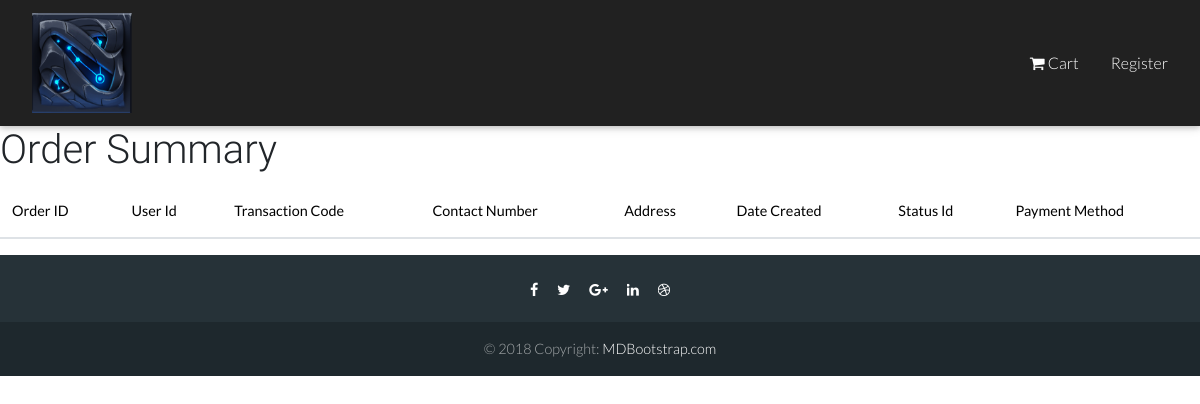
Before: /order.php with the older database file.
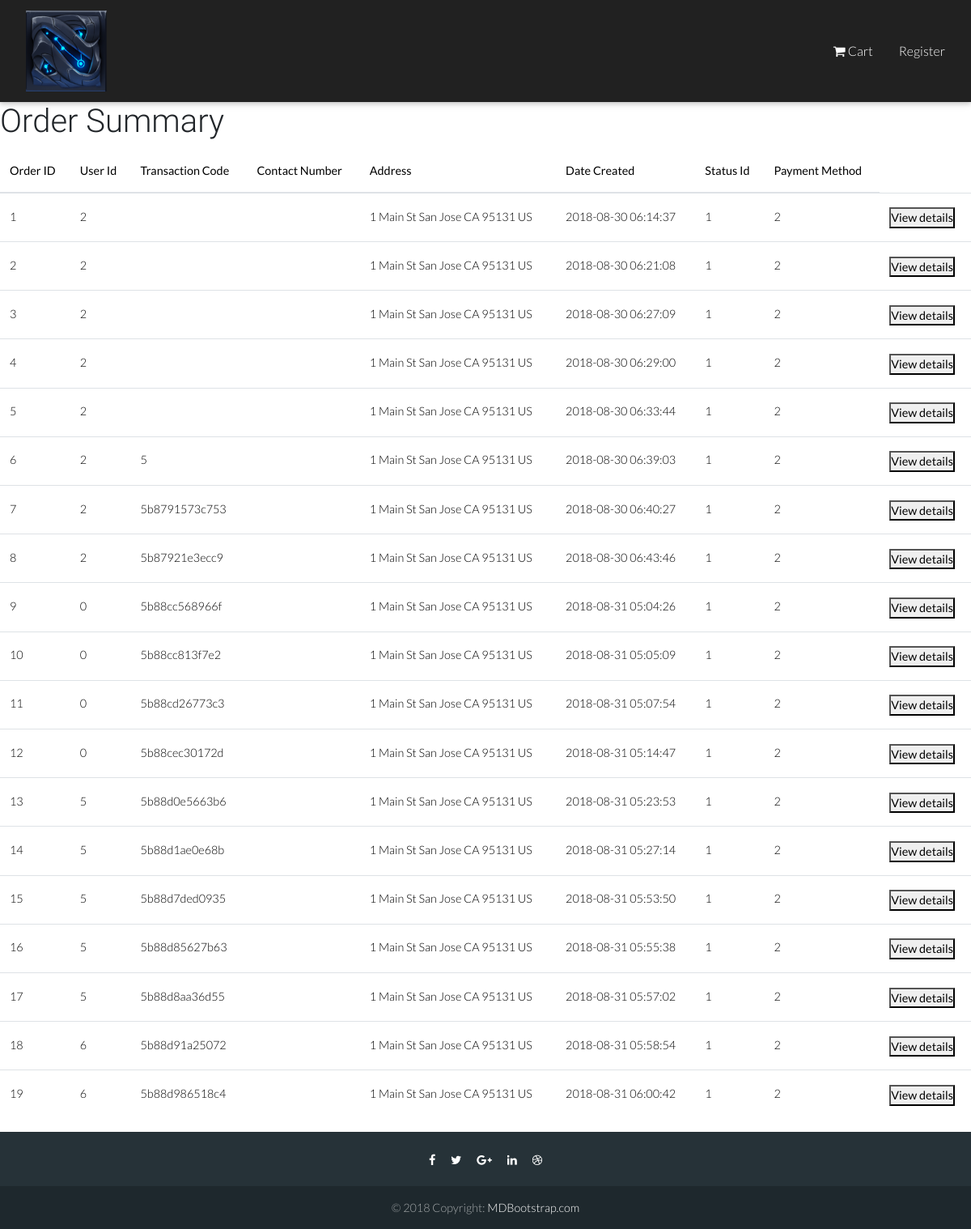
After: the same page with the newer database file.
### tables this page shows
CREATE TABLE `orders` (
  `id` int(11) NOT NULL,
  `user_id` int(11) DEFAULT NULL,
  `transaction_code` varchar(255) NOT NULL,
  `address` varchar(255) NOT NULL,
  `contact_number` varchar(255) DEFAULT NULL,
  `date_created` timestamp NOT NULL DEFAULT CURRENT_TIMESTAMP ON UPDATE CURRENT_TIMESTAMP,
  `status_id` int(11) NOT NULL,
  `payment_method_id` int(11) NOT NULL
);

### order.php (the view, shortened to what this page needs)
<?php
function get_content() {
	global $conn; ?>
	<h1>Order Summary</h1>
	<table class="table">
  <thead>
    <tr>
      <th scope="col">Order ID</th>
      <th scope="col">User Id</th>
      <th scope="col">Transaction Code</th>
      <th scope="col">Contact Number</th>
      <th scope="col">Address</th>
          <th scope="col">Date Created</th>
       <th scope="col">Status Id</th>
      <th scope="col">Payment Method</th>
    </tr>
  </thead>
   <tbody>
<?php
	$ordersQuery = "SELECT * FROM orders";
	$orders = mysqli_query($conn, $ordersQuery);
	foreach ($orders as $order) {
		extract($order);
 ?>
    <tr>
      <td scope="col"><?php echo $id; ?></td>
      <td scope="col"><?php echo $user_id; ?></td>
      <td scope="col"><?php echo $transaction_code; ?></td>
      <td scope="col"><?php echo $contact_number; ?></td>
      <td scope="col"><?php echo $address; ?></td>
      <td scope="col"><?php echo $date_created; ?></td>
      <td scope="col"><?php echo $status_id; ?></td>
      <td scope="col"><?php echo $payment_method_id; ?></td>
      <td scope="col"><button>View details</button></td>
    </tr>
	<?php	 } ?>
 </tbody>
</table>
<?php } ?>
<?php require_once "template.php"; ?>

### template.php (shortened to what this page needs)
<!DOCTYPE html>
<html>
<head>
<?php require_once "partials/header.php" ?>
</head>
<body>
<?php require_once "partials/navbar.php" ?>
	<?php get_content(); ?>
<?php require 'partials/footer.php'; ?>
</body>
</html>

### partials/header.php (shortened to what this page needs)
<link rel="stylesheet" href="https://maxcdn.bootstrapcdn.com/font-awesome/4.7.0/css/font-awesome.min.css">
<link rel="stylesheet" type="text/css" href="css/style.css">
<link href="css/bootstrap.min.css" rel="stylesheet">
<link href="css/mdb.min.css" rel="stylesheet">

### partials/navbar.php
<nav class="navbar navbar-dark grey darken-4 justify-content-between">
     <a class="navbar-brand px-lg-3 mr-0" href="index.php">
     <img src="img/logo3.png" width="100" height="100" alt="">
   </a>
<form class="form-inline my-1">
  <?php
  if (isset($_SESSION['logged_in_user']) && $_SESSION['logged_in_user']['role_id'] == 1) {
      echo ' <a class="nav-link waves-light text-white" href="order.php" mdbWavesEffect>Orders</a>';
  } else {
    echo '<a class="nav-link waves-light text-white" href="cart.php" mdbWavesEffect><i class="fa fa-shopping-cart"></i> Cart</a>';
  }
   ?>
   <?php
  if (isset($_SESSION['logged_in_user'])) {
       echo  '<li class="nav-item" style="list-style: none; ">
                <a class="nav-link text-white" href="partials/logout.php">Log Out</a>
              </li>
              ';
      } else { ?>
      <a class="nav-link waves-light text-white" href="register.php" mdbWavesEffect>Register</a>
     <?php } ?>
 </form>
</nav>

### partials/footer.php
<footer class="page-footer font-small special-color-dark pt-4 ">
    <div class="container">
      <ul class="list-unstyled list-inline text-center">
        <li class="list-inline-item">
          <a class="btn-floating btn-fb mx-1">
            <i class="fa fa-facebook"> </i>
          </a>
        </li>
        <li class="list-inline-item">
          <a class="btn-floating btn-tw mx-1">
            <i class="fa fa-twitter"> </i>
          </a>
        </li>
        <li class="list-inline-item">
          <a class="btn-floating btn-gplus mx-1">
            <i class="fa fa-google-plus"> </i>
          </a>
        </li>
        <li class="list-inline-item">
          <a class="btn-floating btn-li mx-1">
            <i class="fa fa-linkedin"> </i>
          </a>
        </li>
        <li class="list-inline-item">
          <a class="btn-floating btn-dribbble mx-1">
            <i class="fa fa-dribbble"> </i>
          </a>
        </li>
      </ul>
    </div>
    <div class="footer-copyright text-center py-3">© 2018 Copyright:
      <a href="https://mdbootstrap.com/bootstrap-tutorial/"> MDBootstrap.com</a>
    </div>
  </footer>

### css/style.css (style rules this page uses)
* { font-family: 'Lato', sans-serif; margin: 0; padding: 0; color: black; }
.nav-link { color: black; }
.fa { color: white; }

Changed rows visible on the page:
added orders: id "1", user "2", address "1 Main St San Jose CA 95131 US", date_created "2018-08-30 06:14:37", status "1", payment_method "2"
added orders: id "2", user "2", address "1 Main St San Jose CA 95131 US", date_created "2018-08-30 06:21:08", status "1", payment_method "2"
added orders: id "3", user "2", address "1 Main St San Jose CA 95131 US", date_created "2018-08-30 06:27:09", status "1", payment_method "2"
added orders: id "4", user "2", address "1 Main St San Jose CA 95131 US", date_created "2018-08-30 06:29:00", status "1", payment_method "2"
added orders: id "5", user "2", address "1 Main St San Jose CA 95131 US", date_created "2018-08-30 06:33:44", status "1", payment_method "2"
added orders: id "6", user "2", transaction_code "5", address "1 Main St San Jose CA 95131 US", date_created "2018-08-30 06:39:03", status "1", payment_method "2"
added orders: id "7", user "2", transaction_code "5b8791573c753", address "1 Main St San Jose CA 95131 US", date_created "2018-08-30 06:40:27", status "1", payment_method "2"
added orders: id "8", user "2", transaction_code "5b87921e3ecc9", address "1 Main St San Jose CA 95131 US", date_created "2018-08-30 06:43:46", status "1", payment_method "2"
added orders: id "9", user "0", transaction_code "5b88cc568966f", address "1 Main St San Jose CA 95131 US", date_created "2018-08-31 05:04:26", status "1", payment_method "2"
added orders: id "10", user "0", transaction_code "5b88cc813f7e2", address "1 Main St San Jose CA 95131 US", date_created "2018-08-31 05:05:09", status "1", payment_method "2"
added orders: id "11", user "0", transaction_code "5b88cd26773c3", address "1 Main St San Jose CA 95131 US", date_created "2018-08-31 05:07:54", status "1", payment_method "2"
added orders: id "12", user "0", transaction_code "5b88cec30172d", address "1 Main St San Jose CA 95131 US", date_created "2018-08-31 05:14:47", status "1", payment_method "2"
added orders: id "13", user "5", transaction_code "5b88d0e5663b6", address "1 Main St San Jose CA 95131 US", date_created "2018-08-31 05:23:53", status "1", payment_method "2"
added orders: id "14", user "5", transaction_code "5b88d1ae0e68b", address "1 Main St San Jose CA 95131 US", date_created "2018-08-31 05:27:14", status "1", payment_method "2"
added orders: id "15", user "5", transaction_code "5b88d7ded0935", address "1 Main St San Jose CA 95131 US", date_created "2018-08-31 05:53:50", status "1", payment_method "2"
added orders: id "16", user "5", transaction_code "5b88d85627b63", address "1 Main St San Jose CA 95131 US", date_created "2018-08-31 05:55:38", status "1", payment_method "2"
added orders: id "17", user "5", transaction_code "5b88d8aa36d55", address "1 Main St San Jose CA 95131 US", date_created "2018-08-31 05:57:02", status "1", payment_method "2"
added orders: id "18", user "6", transaction_code "5b88d91a25072", address "1 Main St San Jose CA 95131 US", date_created "2018-08-31 05:58:54", status "1", payment_method "2"
added orders: id "19", user "6", transaction_code "5b88d986518c4", address "1 Main St San Jose CA 95131 US", date_created "2018-08-31 06:00:42", status "1", payment_method "2"
